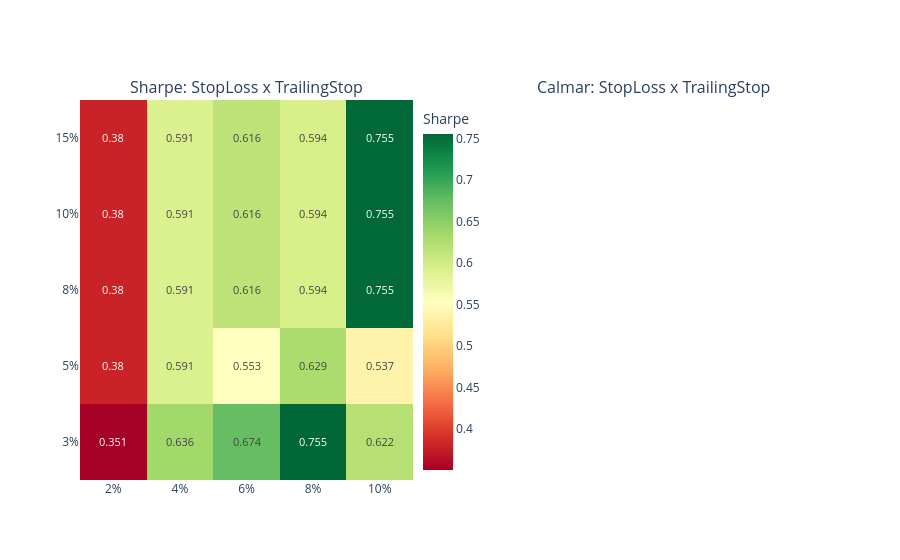

Here is the notebook cell this chart was saved with:
### Markdown cell above
**Interpretation**: The SL x Trail grid tests whether dynamic exits preserve more
upside than fixed profit targets while still controlling drawdowns.

### Code cell
# Visualize SL x Trail heatmaps
fig = make_subplots(
    rows=1,
    cols=2,
    subplot_titles=["Sharpe: StopLoss x TrailingStop", "Calmar: StopLoss x TrailingStop"],
)

trail_labels = [f"{x:.0%}" for x in trail_grid]

fig.add_trace(
    go.Heatmap(
        z=sl_trail_sharpe,
        x=trail_labels,
        y=sl_labels,
        colorscale="RdYlGn",
        text=np.round(sl_trail_sharpe, 3),
        texttemplate="%{text}",
        textfont=dict(size=11),
        showscale=True,
        colorbar=dict(title="Sharpe", x=0.45),
    ),
    row=1,
    col=1,
)

### Figure 1 — Plotly figure (JSON) as saved in the notebook; plotly's stock layout.template omitted (floating-point values rounded to 4 significant figures)
{"data": [{"colorbar": {"title": {"text": "Sharpe"}, "x": 0.45}, "colorscale": [[0.0, "rgb(165,0,38)"], [0.1, "rgb(215,48,39)"], [0.2, "rgb(244,109,67)"], [0.3, "rgb(253,174,97)"], [0.4, "rgb(254,224,139)"], [0.5, "rgb(255,255,191)"], [0.6, "rgb(217,239,139)"], [0.7, "rgb(166,217,106)"], [0.8, "rgb(102,189,99)"], [0.9, "rgb(26,152,80)"], [1.0, "rgb(0,104,55)"]], "showscale": true, "text": [[0.351, 0.636, 0.674, 0.755, 0.622], [0.38, 0.591, 0.553, 0.629, 0.537], [0.38, 0.591, 0.616, 0.594, 0.755], [0.38, 0.591, 0.616, 0.594, 0.755], [0.38, 0.591, 0.616, 0.594, 0.755]], "textfont": {"size": 11}, "texttemplate": "%{text}", "type": "heatmap", "x": ["2%", "4%", "6%", "8%", "10%"], "xaxis": "x", "y": ["3%", "5%", "8%", "10%", "15%"], "yaxis": "y", "z": [[0.3509, 0.636, 0.6742, 0.7552, 0.6216], [0.3803, 0.5908, 0.553, 0.6288, 0.5375], [0.3803, 0.5908, 0.6155, 0.5943, 0.7546], [0.3803, 0.5908, 0.6155, 0.5943, 0.7546], [0.3803, 0.5908, 0.6155, 0.5943, 0.7546]]}], "layout": {"annotations": [{"font": {"size": 16}, "showarrow": false, "text": "Sharpe: StopLoss x TrailingStop", "x": 0.225, "xanchor": "center", "xref": "paper", "y": 1.0, "yanchor": "bottom", "yref": "paper"}, {"font": {"size": 16}, "showarrow": false, "text": "Calmar: StopLoss x TrailingStop", "x": 0.775, "xanchor": "center", "xref": "paper", "y": 1.0, "yanchor": "bottom", "yref": "paper"}], "xaxis": {"anchor": "y", "domain": [0.0, 0.45]}, "xaxis2": {"anchor": "y2", "domain": [0.55, 1.0]}, "yaxis": {"anchor": "x", "domain": [0.0, 1.0]}, "yaxis2": {"anchor": "x2", "domain": [0.0, 1.0]}}}
